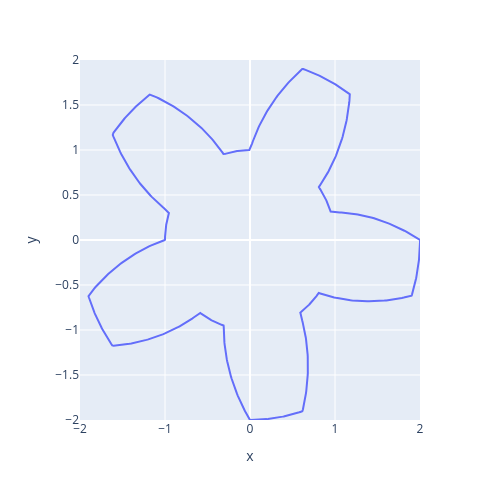

The notebook cell saved with this chart:
### Code cell
d = .11
steps = 40

n = 1000

# Theta (radians). To avoid /div0 start from 1 
T = np.linspace(0, np.pi*2 , n)

R = profile(T)

Rmax = np.max(R) 


X, Y = pol2cart(R, T)
mode='lines'
fig = px.line(x=X, y=Y)
fig.update_layout(width=500 , height = 500, yaxis_range = [-Rmax, Rmax], xaxis_range = [-Rmax, Rmax])

fig.show()

### Figure 1 — Plotly figure (JSON) as saved in the notebook; plotly's stock layout.template omitted (floating-point values rounded to 4 significant figures; data arrays with more than 128 entries replaced by an {"elided": "..."} marker saying what was removed)
{"data": [{"hovertemplate": "x=%{x}<br>y=%{y}<extra></extra>", "legendgroup": "", "line": {"color": "#636efa", "dash": "solid"}, "marker": {"symbol": "circle"}, "mode": "lines", "name": "", "orientation": "v", "showlegend": false, "type": "scatter", "x": {"elided": "1000 float values"}, "xaxis": "x", "y": {"elided": "1000 float values"}, "yaxis": "y"}], "layout": {"height": 500, "legend": {"tracegroupgap": 0}, "margin": {"t": 60}, "width": 500, "xaxis": {"anchor": "y", "domain": [0, 1], "range": [-2.0, 2.0], "title": {"text": "x"}}, "yaxis": {"anchor": "x", "domain": [0, 1], "range": [-2.0, 2.0], "title": {"text": "y"}}}}
